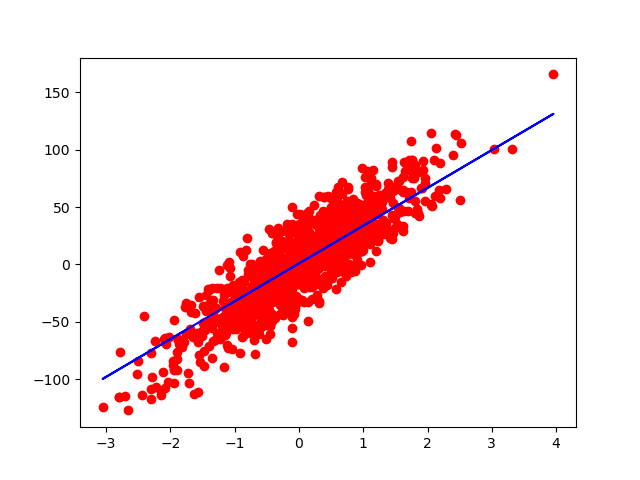

Write Python code to recreate this figure.
"""
To implement any machine learning algorithm we have to follow certain steps.
Step 1: Import libraries
Step 2: Prepare dataset
Step 3: Create model
Step 4: Initialize loss and optimizer
Step 5: Training
        : Forward pass - to calculate the loss
        : Backward pass- compute the gradient
        : Update - update the gradient
"""
# Step-1 Import libraries
import torch 
import torch.nn as nn
import numpy as np
from sklearn import datasets
import matplotlib.pyplot as plt

#step -2 dataset preparation 
X_numpy, y_numpy = datasets.make_regression(n_samples=1000, n_features=1, noise=20, random_state=1)

X = torch.from_numpy(X_numpy.astype(np.float32))
y = torch.from_numpy(y_numpy.astype(np.float32))

n_samples, n_features = X.shape
#print(n_samples, n_features)
y = y.view(y.shape[0],1)

#step- 3
input_size = n_features
output_size = 1
model = nn.Linear(input_size, output_size)


#step -4 loss and optimizer
learning_rate = 0.01
criterion = nn.MSELoss()

optimizer = torch.optim.SGD(model.parameters(), lr=learning_rate)

# step -5 training 
num_iters = 100

for epoch in range(num_iters):
    # forward pass
    y_predicted = model(X)
    loss = criterion(y_predicted, y)

    #backward pass
    loss.backward() #it calcuates gradients

    #update
    optimizer.step()

    # zero grad
    optimizer.zero_grad()

    if (epoch+1)% 10 == 0:
        print(f'epoch: {epoch+1}, loss= {loss.item():.4f}')

predicted = model(X).detach()
plt.plot(X_numpy, y_numpy, 'ro')
plt.plot(X_numpy, predicted, 'b')
plt.savefig('linearRegression.png')
plt.show()
